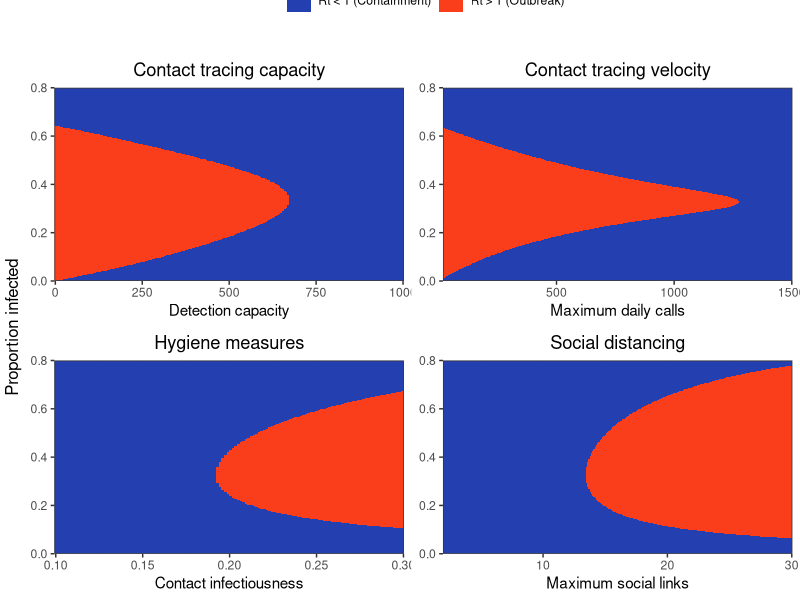
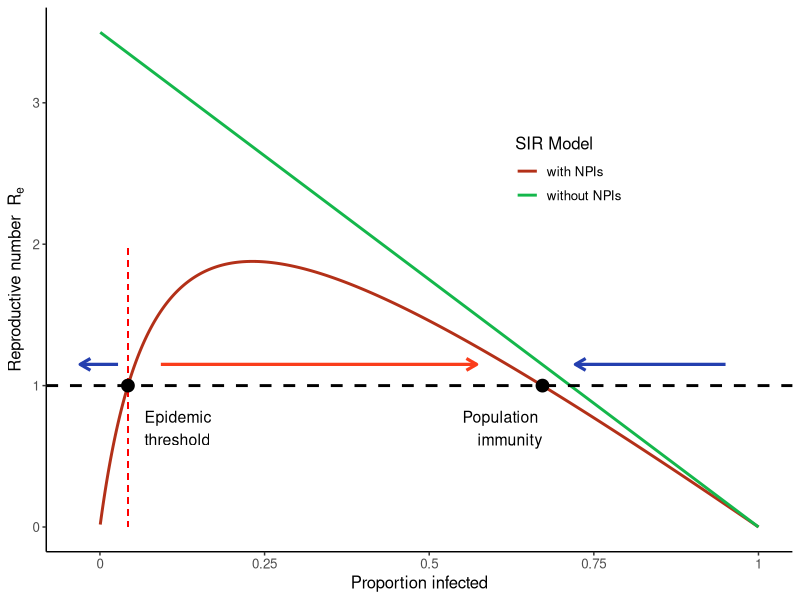
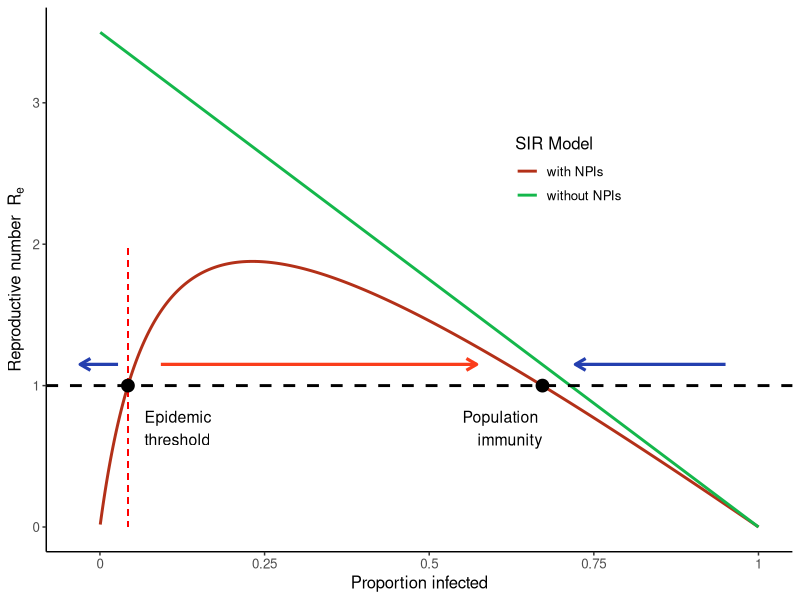

Reproduce these figures in R, in order.
###### Plot the state space of Rt against N infected for different interventions

# Variables
#
# Npop: overall population
# pCall: probability that an attempt to contact individual is succesful
# pInfection: probability that a close contact is infected
# maxLinks: average number of close contacts that non detected infected individuals make
# NDailyCalls: daily number of contacting attempts that can be performed
# maxDetected: maximum number of infected individuals that can be detected
# infectedSubsample: plotting parameter to subsample infected for 2D rasters
# propInfectedMax: plotting parameter to truncate 2D plots vertically

library(tidyr)
library(ggplot2)
library(reshape)
library(dplyr)
library(gridExtra)
library(cowplot)
library(gtable)

#########
# Basic model functions
########

# function of effective social links by day
links_fun <- function(maxLinks, day){
  return(maxLinks * (day^4) / (day^4 + 7^4))
}

# calculate the expected number of links of detected individuals
expected_links <- function(maxLinks, pContact){
  days <- c(0:20)
  pDay <- dgeom(days, pContact)
  pDay[length(pDay)] <- 1 - sum(pDay[1:(length(pDay)-1)])
  links <- links_fun(maxLinks, days)
  expectedLinks <- sum(pDay * links)
  return(expectedLinks)
}

# calculate Rt for given parameters
calculate_Rt <- function(maxDetected, maxLinks, Infected, pCall, NDailyCalls,
                   pInfection, Npop){
  # Expected number of detected individuals
  pDetected <- maxDetected / (maxDetected + Infected)
  NDetected <- pDetected * Infected
  # Daily probability that a detected individual is contacted
  pContact <- 1 - (1-pCall)^(NDailyCalls/NDetected)
  # Number of expected social links for detected individuals
  detectedLinks <- expected_links(maxLinks, pContact)
  # Probability that an individual is susceptible
  pSusceptible<- (Npop - Infected) / Npop 
  # Rt calculation
  Rt <- pSusceptible * pInfection * (pDetected*detectedLinks + (1-pDetected)*maxLinks)
  return(Rt)
}

# calculates Rt for a vector of values of Infected
calculate_Rt_range <- function(maxDetected, maxLinks, Infected, pCall,
                               NDailyCalls, pInfection, Npop){
  RtVec <- vector()
  for (i in c(1:length(Infected))) {
    RtVec[i] <- calculate_Rt(maxDetected, maxLinks, Infected[i], pCall,
                             NDailyCalls, pInfection, Npop)
  }
  return(RtVec)
}

##############################
# Functions that generate phase space
#############################

### Calculate Rt for a varying number of detection capacity
Rt_detected <- function(maxLinks, maxDetected, pCall,  pInfection,
                     NDailyCalls, Npop, propInfectedMax = 1){
  infected <- c(1:round(Npop*propInfectedMax))
  RtSpace <- matrix(NA, ncol=length(maxDetected), nrow=length(infected))
  for(md in c(1:length(maxDetected))) {
    RtSpace[,md] <-  calculate_Rt_range(maxDetected=maxDetected[md],
                                        maxLinks=maxLinks, Infected=infected,
                                        pCall=pCall,
                                        NDailyCalls=NDailyCalls,
                                        pInfection=pInfection,
                                        Npop=Npop)
  }
  colnames(RtSpace) <- maxDetected
  rownames(RtSpace) <- infected
  return(RtSpace)
}


### Calculate Rt for a varying number of daily calls
Rt_calls <- function(maxLinks, maxDetected, pCall,  pInfection,
                     NDailyCalls, Npop, propInfectedMax = 1){
  infected <- c(1:round(Npop*propInfectedMax))
  RtSpace <- matrix(NA, ncol=length(NDailyCalls), nrow=length(infected))
  for(nc in c(1:length(NDailyCalls))) {
    RtSpace[,nc] <-  calculate_Rt_range(maxDetected=maxDetected,
                                        maxLinks=maxLinks, Infected=infected,
                                        pCall=pCall,
                                        NDailyCalls=NDailyCalls[nc],
                                        pInfection=pInfection,
                                        Npop=Npop)
  }
  colnames(RtSpace) <- NDailyCalls
  rownames(RtSpace) <- infected
  return(RtSpace)
}


### Calculate Rt for a varying number of maximum contacts
Rt_links <- function(maxLinks, maxDetected, pCall,  pInfection,
                     NDailyCalls, Npop, propInfectedMax = 1){
  infected <- c(1:round(Npop*propInfectedMax))
  RtSpace <- matrix(NA, ncol=length(maxLinks), nrow=length(infected))
  for(ml in c(1:length(maxLinks))) {
    RtSpace[,ml] <-  calculate_Rt_range(maxDetected=maxDetected,
                                        maxLinks=maxLinks[ml], Infected=infected,
                                        pCall=pCall,
                                        NDailyCalls=NDailyCalls,
                                        pInfection=pInfection,
                                        Npop=Npop)
  }
  colnames(RtSpace) <- maxLinks
  rownames(RtSpace) <- infected
  return(RtSpace)
}

### Calculate Rt for a varying number of probability of infectious close contact
Rt_pInfection <- function(maxLinks, maxDetected, pCall,  pInfection,
                     NDailyCalls, Npop, propInfectedMax = 1){
  infected <- c(1:round(Npop*propInfectedMax))
  RtSpace <- matrix(NA, ncol=length(pInfection), nrow=length(infected))
  for(pI in c(1:length(pInfection))) {
    RtSpace[,pI] <-  calculate_Rt_range(maxDetected=maxDetected,
                                        maxLinks=maxLinks, Infected=infected,
                                        pCall=pCall,
                                        NDailyCalls=NDailyCalls,
                                        pInfection=pInfection[pI],
                                        Npop=Npop)
  }
  colnames(RtSpace) <- pInfection
  rownames(RtSpace) <- infected
  return(RtSpace)
}

# Enlongate and subsample matrix, and binarize, to draw raster in ggplot
# varNames is the names of the columns
# infectedSubsample indicates to keep 1 of every infectedSumsample infected values
enlongate_matrix <- function(inputMatrix, varNames, infectedSubsample) {
  longDF <- melt.array(inputMatrix, varnames = varNames) %>%
    dplyr::rename(., Rt = value) %>%
    dplyr::mutate(., Rt_exp = as.factor(as.integer(Rt > 1))) %>%
    as_tibble(.) %>%
    dplyr::filter(., (Infected %% infectedSubsample) == 0)
  return(longDF)
}

# plot 2D
plot_phase_space <- function(inputDF, xName, reverse = FALSE){
  spacePlot <- ggplot(inputDF, aes(x = measure, y = Infected, fill = Rt_exp)) +
    geom_raster() +
    scale_fill_manual(values = c("#243faf", "#fa3d1b"),
                      name = element_blank(), labels = c("Rt < 1 (Containment)",
                                                         "Rt > 1 (Outbreak)")) +
    scale_x_continuous(name = xName, expand = c(0,0)) +
    scale_y_continuous(name = "Proportion infected", expand = c(0,0),limits = c(0,.8)) +
    theme_bw()
  if (reverse) {
    spacePlot <- spacePlot +
      scale_x_reverse(name = xName, expand = c(0,0))
  }
  return(spacePlot)
}


###############################
# Make the space plots
###############################

# general parameters
pCall <- 0.15
pInfection <- 0.2
Npop <- 2000
maxLinks <- 14
propInfectedMax <- 1
NDailyCalls <- 800
infectedSubsample <- 3
maxDetected <- 600

# ranges for 
maxDetected_Vec <- seq(0, 1000, 5)
dailyCalls_Vec <- seq(20, 1500, 5)
maxLinks_Vec <- seq(2, 30, 0.1)
pInfection_Vec <- seq(0.1, 0.3, 0.0015)

# Space plot for maximum number of people that can be detected
detectedLong <- Rt_detected(maxLinks = maxLinks, maxDetected = maxDetected_Vec,
                        pCall = pCall, pInfection = pInfection,
                        NDailyCalls = NDailyCalls, Npop = Npop,
                        propInfectedMax = propInfectedMax) %>%
                enlongate_matrix(., c("Infected", "maxDetected"), infectedSubsample)
detectedPlot <- dplyr::rename(detectedLong, measure = maxDetected) %>% mutate(Infected =Infected/ Npop) %>% 
  plot_phase_space(., "Detection capacity") +
  ggtitle("Contact tracing capacity") +
  theme(plot.title = element_text(hjust = 0.5))

# Space plot for maximum number of calls (speed of detection)
callsLong <- Rt_calls(maxLinks = maxLinks, maxDetected = maxDetected,
                        pCall = pCall, pInfection = pInfection,
                        NDailyCalls = dailyCalls_Vec, Npop = Npop,
                        propInfectedMax = propInfectedMax) %>%
            enlongate_matrix(., c("Infected", "maxCalls"), infectedSubsample)
callsPlot <- dplyr::rename(callsLong, measure = maxCalls) %>% mutate(Infected =Infected/ Npop) %>% 
  plot_phase_space(., "Maximum daily calls") +
  ggtitle("Contact tracing velocity") +
  theme(plot.title = element_text(hjust = 0.5))

# Space plot for maximum number of links
linksLong <- Rt_links(maxLinks = maxLinks_Vec, maxDetected = maxDetected,
                        pCall = pCall, pInfection = pInfection,
                        NDailyCalls = NDailyCalls, Npop = Npop,
                        propInfectedMax = propInfectedMax) %>% 
            enlongate_matrix(., c("Infected", "maxLinks"), infectedSubsample)
linksPlot <- dplyr::rename(linksLong, measure = maxLinks) %>% mutate(Infected =Infected/ Npop) %>% 
  plot_phase_space(., "Maximum social links") +
  ggtitle("Social distancing") +
  theme(plot.title = element_text(hjust = 0.5))

# Space plot for pInfection 
infectionLong <- Rt_pInfection(maxLinks = maxLinks, maxDetected = maxDetected,
                        pCall = pCall, pInfection = pInfection_Vec,
                        NDailyCalls = NDailyCalls, Npop = Npop,
                        propInfectedMax = propInfectedMax) %>%
            enlongate_matrix(., c("Infected", "pInfection"), infectedSubsample)
infectionPlot <- dplyr::rename(infectionLong, measure = pInfection) %>%mutate(Infected =Infected/ Npop) %>% 
  plot_phase_space(., "Contact infectiousness") +
  ggtitle("Hygiene measures") +
  theme(plot.title = element_text(hjust = 0.5))



# arrange plots into grid
legendPlot <- detectedPlot + theme(legend.position = "top")
legend <- gtable_filter(ggplotGrob(legendPlot), "guide-box")

plotGrid <- grid.arrange(legend,
                     arrangeGrob(detectedPlot + theme(legend.position="none",
                                                      axis.title.y=element_blank()),
                                 callsPlot + theme(legend.position="none",
                                                      axis.title.y=element_blank()),
                                 infectionPlot + theme(legend.position="none",
                                                      axis.title.y=element_blank()),
                                 linksPlot + theme(legend.position="none",
                                                      axis.title.y=element_blank()),
                                 ncol=2, left = "Proportion infected"),
                     heights=c(1, 10))


ggsave("./plots/phase_space.pdf", plotGrid, width = 15, height = 13, units = "cm")

########################
# plot 1d phase space
########################

# Rt as function of infected individuals without allee
logistic_R <- function(R0, Npop) {
  I <- c(1:Npop)
  R <- R0 * (Npop - I)/Npop
  return(R)
}

# Rt as function of infected individuals with allee
allee_R <- function(R0, Npop, I50) {
  I <- c(1:Npop)
  R <- R0 * (Npop - I)/Npop * I / (I + I50)
  return(R)
}

lR <- logistic_R(3.5, 2000)
aR <- allee_R(3.5, 2000, 200)

rdf <- data.frame(Infected = c(1:2000), lR = lR, aR = aR) %>%
  tidyr::pivot_longer(., cols = c("aR", "lR"), names_to = "model",
                      values_to = "R")

# plotting code to detect and signal thresholds and comment the plots

equilibriumPoints <- which(aR < 1)
point1 <- which(diff(equilibriumPoints) == max(diff(equilibriumPoints)))
point2 <- equilibriumPoints[point1+1]

equilibriumDf <- data.frame(Infected = c(point1, point2), R = c(1, 1),
                               type = c("unstable", "stable"))
arrowDf <- data.frame(Ii = c(point1 - 30, point1 + 100, Npop - 100),
                      If = c(-60, point2 - 200, point2 + 100),
                      direction = c("left", "right", "left"),
                      R = 1.15)

thresholdText <- c("Epidemic \nthreshold")
immunityText <- c("Population \nimmunity")


allee1D <- ggplot(rdf, aes(x = Infected, y = R, color = model)) +
  geom_line(size = 1) +
  scale_color_manual(values = c("#b33018", "#14b74b"), name = "SIR Model",
                     labels = c("with NPIs", "without NPIs")) +
  geom_hline(yintercept = 1, size = 1, linetype = "dashed") +
  geom_segment(aes(x = point1, xend = point1, y = 0, yend = 2), color = "red",
               linetype = "dashed") +
  xlab("Proportion infected") +
  ylab(bquote('Reproductive number ' ~R[e] )) +
  geom_point(data = equilibriumDf, size = 4, color = "black") +
  geom_segment(data = dplyr::filter(arrowDf, direction == "right"),
               aes(x = Ii, xend = If, y = R, yend = R), color = "#fa3d1b",
               arrow = arrow(length = unit(0.3, "cm")), size = 1.1) +
  geom_segment(data = dplyr::filter(arrowDf, direction == "left"),
               aes(x = Ii, xend = If, y = R, yend = R), color =  "#243faf",
               arrow = arrow(length = unit(0.3, "cm"), ends = "last"),
               size = 1.1) +
  #geom_text(aes(x = point1+50, y = 0.7), label = thresholdText, color = "black",
            #hjust = "inward", family = "sans", fontface = "plain", ) +
  annotate("text",x=point1+50,y=0.7,label=thresholdText,size=4,hjust="inward") +
  annotate("text",x=point2,y=0.7,label=immunityText,size=4,hjust="inward") +
#  geom_text(aes(x = point2, y = 0.7), label = immunityText, color = "black",
 #           hjust = "inward", family = "sans", fontface = "plain" ) +
  theme_classic() +scale_x_continuous(labels = c(0,.25,.5,.75,1)) + 
  theme(legend.position = c(.7,.7),text=element_text(size=12)) 

allee1D <- print(allee1D)
ggsave("./plots/allee1D.pdf", allee1D, width = 15, height = 9, units = "cm")
